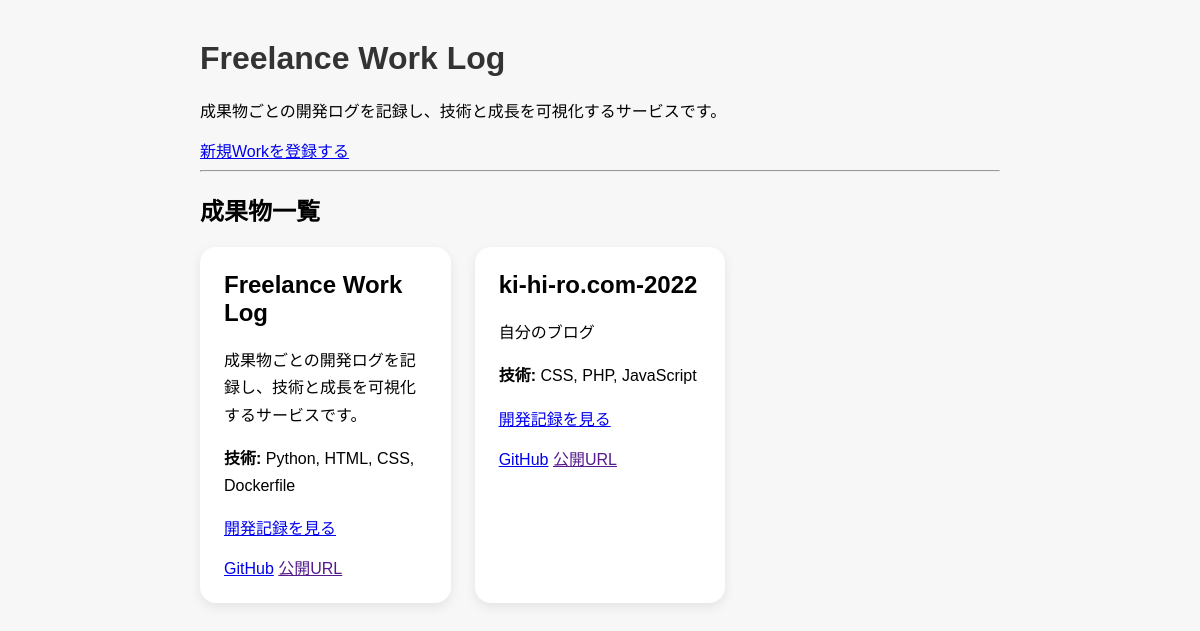
Page /works-page on the earlier database version.
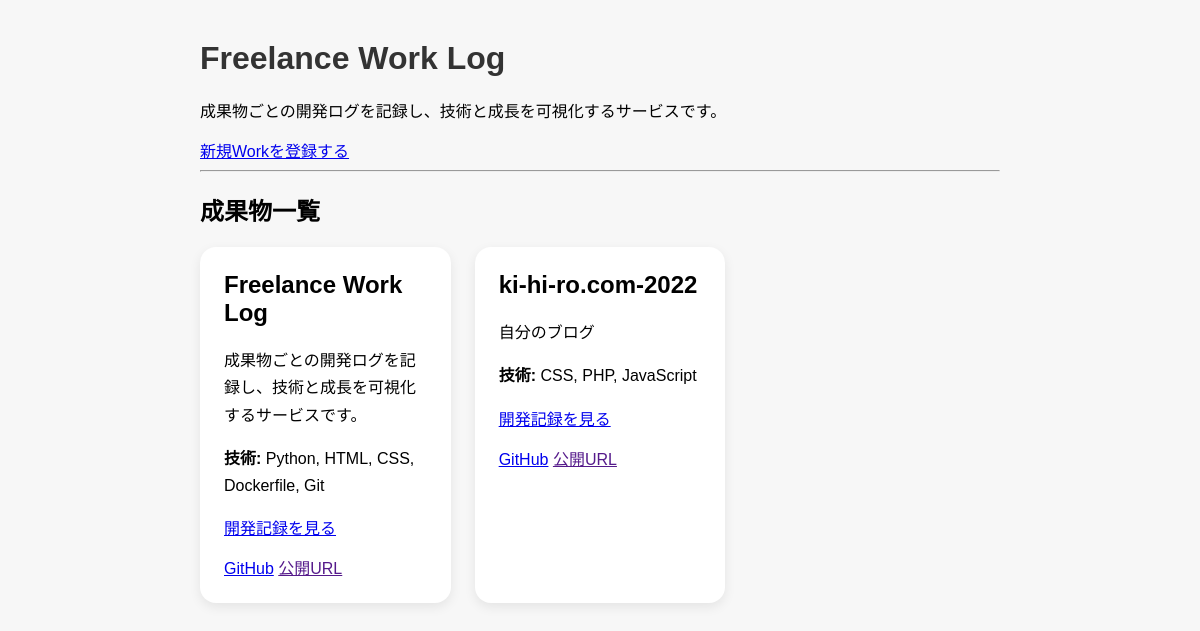
Same page on the later database version.
### app/models.py (models this page shows)
class Work(Base):
    __tablename__ = "works"
    id = Column(Integer, primary_key=True, index=True)
    title = Column(String, nullable=False)
    description = Column(Text, nullable=False)
    github_url = Column(String)
    app_url = Column(String)
    tech_stack = Column(String)
    posts = relationship(
        "Post",
        back_populates="work"
    )
    created_at = Column(DateTime, default=datetime.now)

### app/main.py (the view)
@app.get("/works-page")
def works_page(request: Request, db: Session = Depends(get_db)):
    works = db.query(models.Work).all()
    for work in works:
        work.description = markdown.markdown(work.description)
    return templates.TemplateResponse(
        request,
        "works.html",
        {"works": works}
    )

### app/templates/works.html
<link rel="stylesheet" href="/static/style.css">
<h1>Freelance Work Log</h1>
<p>成果物ごとの開発ログを記録し、技術と成長を可視化するサービスです。</p>
<nav>
  <a href="/works-page/new">新規Workを登録する</a>
</nav>
<hr>
<h2>成果物一覧</h2>
<div class="work-grid">
  {% for work in works %}
    <div class="work-card">
      <h2>{{ work.title }}</h2>
      <p>{{ work.description | safe }}</p>
      <p><strong>技術:</strong> {{ work.tech_stack }}</p>
      <div class="work-actions">
        <a href="/works-page/{{ work.id }}">開発記録を見る</a>
      </div>
      <div class="work-actions">
        <a href="{{ work.github_url }}">GitHub</a>
        <a href="{{ work.public_url }}">公開URL</a>
      </div>
    </div>
  {% endfor %}
</div>

### app/static/style.css (style rules this page uses)
h1 { color: #333; }
.work-grid { display: grid; grid-template-columns: repeat(3, 1fr); gap: 24px; }
.work-card { background: white; border-radius: 16px; padding: 24px; box-shadow: 0 4px 12px rgba(0,0,0,0.08); }
.work-card h2 { margin-top: 0; font-size: 24px; }
.work-card p { line-height: 1.7; }
.work-actions { margin-top: 16px; }

Differences in the rows shown:
changed Work "Freelance Work Log": tech_stack "Python, HTML, CSS, Dockerfile" → "Python, HTML, CSS, Dockerfile, Git"
